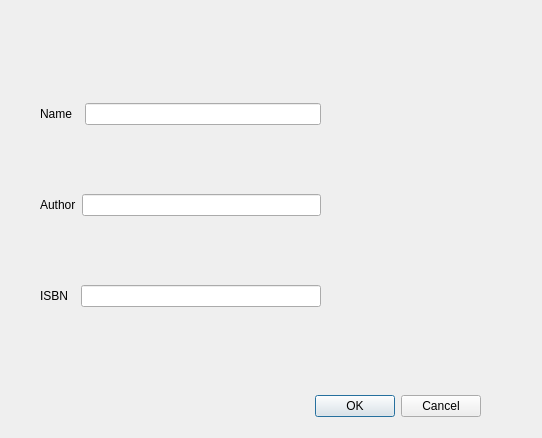
<?xml version="1.0" encoding="UTF-8"?>
<ui version="4.0">
 <class>Searchui</class>
 <widget class="QDialog" name="Searchui">
  <property name="geometry">
   <rect>
    <x>0</x>
    <y>0</y>
    <width>542</width>
    <height>438</height>
   </rect>
  </property>
  <property name="windowTitle">
   <string>Dialog</string>
  </property>
  <widget class="QDialogButtonBox" name="buttonBox">
   <property name="geometry">
    <rect>
     <x>140</x>
     <y>390</y>
     <width>341</width>
     <height>32</height>
    </rect>
   </property>
   <property name="orientation">
    <enum>Qt::Horizontal</enum>
   </property>
   <property name="standardButtons">
    <set>QDialogButtonBox::Cancel|QDialogButtonBox::Ok</set>
   </property>
  </widget>
  <widget class="QWidget" name="">
   <property name="geometry">
    <rect>
     <x>40</x>
     <y>40</y>
     <width>281</width>
     <height>331</height>
    </rect>
   </property>
   <layout class="QVBoxLayout" name="verticalLayout">
    <item>
     <layout class="QHBoxLayout" name="horizontalLayout">
      <item>
       <widget class="QLabel" name="label">
        <property name="text">
         <string>Name  </string>
        </property>
       </widget>
      </item>
      <item>
       <widget class="QLineEdit" name="name"/>
      </item>
     </layout>
    </item>
    <item>
     <layout class="QHBoxLayout" name="horizontalLayout_2">
      <item>
       <widget class="QLabel" name="label_2">
        <property name="text">
         <string>Author</string>
        </property>
       </widget>
      </item>
      <item>
       <widget class="QLineEdit" name="author"/>
      </item>
     </layout>
    </item>
    <item>
     <layout class="QHBoxLayout" name="horizontalLayout_3">
      <item>
       <widget class="QLabel" name="label_3">
        <property name="text">
         <string>ISBN  </string>
        </property>
       </widget>
      </item>
      <item>
       <widget class="QLineEdit" name="ISBN"/>
      </item>
     </layout>
    </item>
   </layout>
  </widget>
 </widget>
 <resources/>
 <connections>
  <connection>
   <sender>buttonBox</sender>
   <signal>accepted()</signal>
   <receiver>Searchui</receiver>
   <slot>accept()</slot>
   <hints>
    <hint type="sourcelabel">
     <x>248</x>
     <y>254</y>
    </hint>
    <hint type="destinationlabel">
     <x>157</x>
     <y>274</y>
    </hint>
   </hints>
  </connection>
  <connection>
   <sender>buttonBox</sender>
   <signal>rejected()</signal>
   <receiver>Searchui</receiver>
   <slot>reject()</slot>
   <hints>
    <hint type="sourcelabel">
     <x>316</x>
     <y>260</y>
    </hint>
    <hint type="destinationlabel">
     <x>286</x>
     <y>274</y>
    </hint>
   </hints>
  </connection>
 </connections>
</ui>
